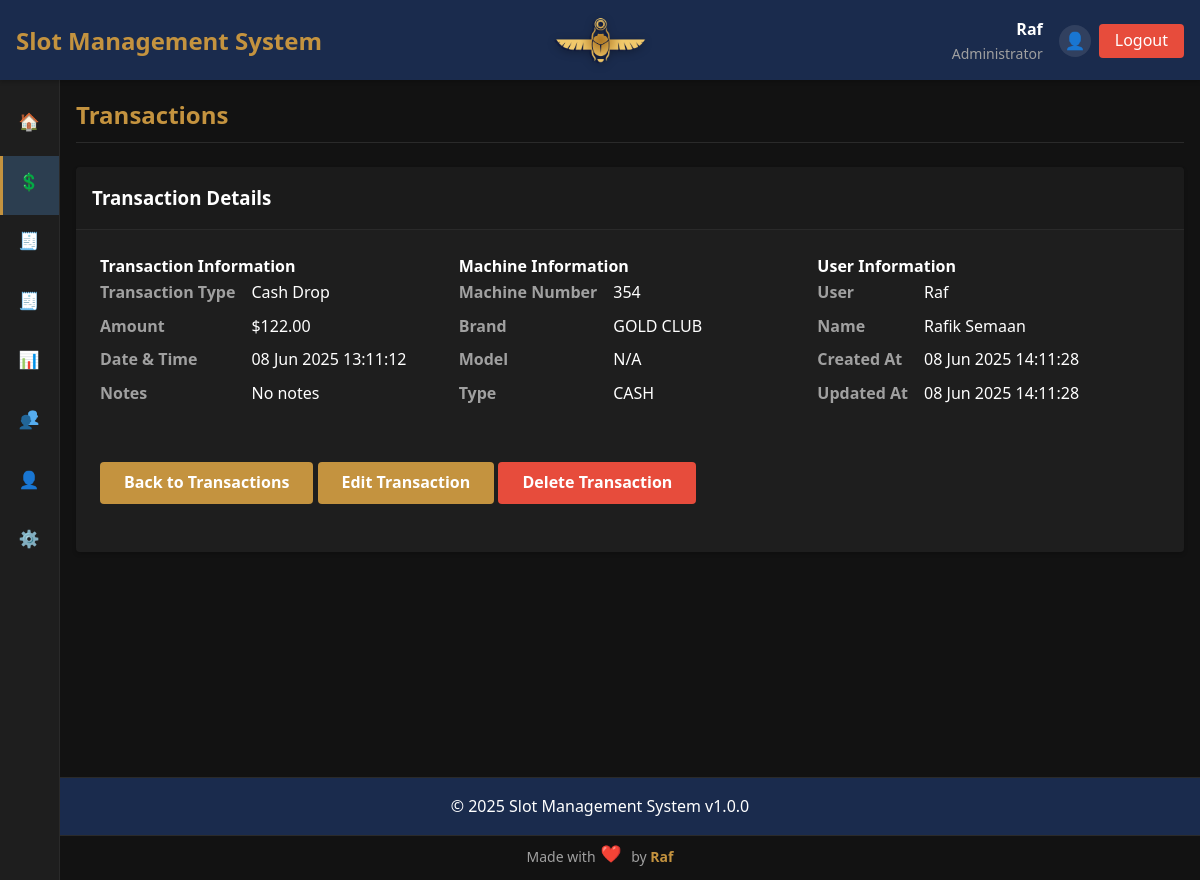
The page /index.php?page=transactions&action=view&id=70 (signed in) on the database as committed earlier.
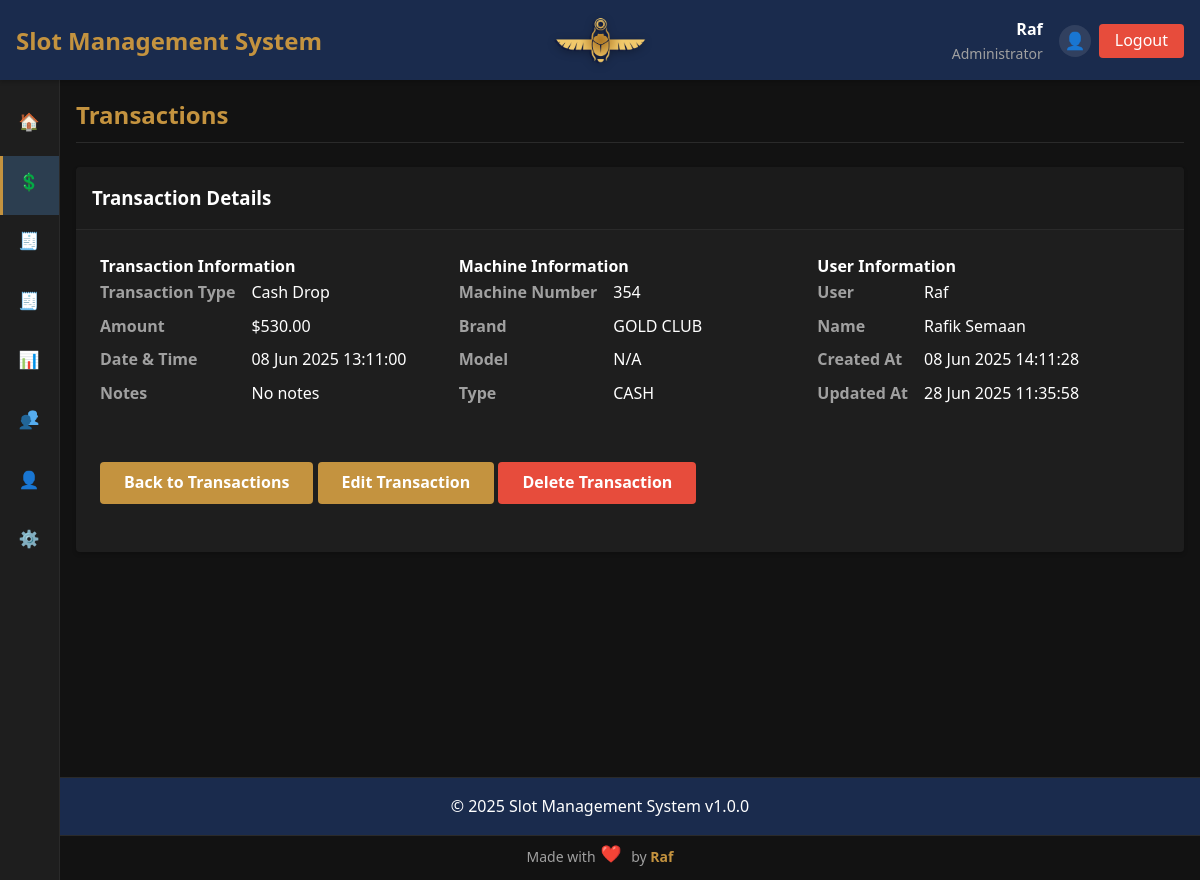
The same page on the database as committed later.
### tables this page shows
CREATE TABLE `transactions` (
  `id` int NOT NULL AUTO_INCREMENT,
  `machine_id` int NOT NULL,
  `transaction_type_id` int NOT NULL,
  `amount` decimal(10,2) NOT NULL,
  `timestamp` timestamp NOT NULL DEFAULT CURRENT_TIMESTAMP,
  `user_id` int NOT NULL,
  `notes` text,
  `created_at` timestamp NULL DEFAULT CURRENT_TIMESTAMP,
  `updated_at` timestamp NULL DEFAULT CURRENT_TIMESTAMP ON UPDATE CURRENT_TIMESTAMP,
  PRIMARY KEY (`id`),
  KEY `machine_id` (`machine_id`),
  KEY `transaction_type_id` (`transaction_type_id`),
  KEY `user_id` (`user_id`)
);

CREATE TABLE `transaction_types` (
  `id` int NOT NULL AUTO_INCREMENT,
  `name` varchar(50) NOT NULL,
  `category` enum('OUT','DROP') NOT NULL,
  `description` text,
  `created_at` timestamp NULL DEFAULT CURRENT_TIMESTAMP,
  `updated_at` timestamp NULL DEFAULT CURRENT_TIMESTAMP ON UPDATE CURRENT_TIMESTAMP,
  PRIMARY KEY (`id`),
  UNIQUE KEY `name` (`name`)
);

CREATE TABLE `machines` (
  `id` int NOT NULL AUTO_INCREMENT,
  `machine_number` varchar(50) NOT NULL,
  `brand_id` int DEFAULT NULL,
  `model` varchar(100) NOT NULL,
  `type_id` int DEFAULT NULL,
  `credit_value` decimal(10,2) NOT NULL,
  `manufacturing_year` int DEFAULT NULL,
  `ip_address` varchar(15) DEFAULT NULL,
  `mac_address` varchar(17) DEFAULT NULL,
  `serial_number` varchar(100) DEFAULT NULL,
  `status` enum('Active','Inactive','Maintenance','Reserved') NOT NULL DEFAULT 'Active',
  `created_at` timestamp NULL DEFAULT CURRENT_TIMESTAMP,
  `updated_at` timestamp NULL DEFAULT CURRENT_TIMESTAMP ON UPDATE CURRENT_TIMESTAMP,
  PRIMARY KEY (`id`),
  UNIQUE KEY `machine_number` (`machine_number`),
  UNIQUE KEY `serial_number` (`serial_number`),
  KEY `brand_id` (`brand_id`),
  KEY `type_id` (`type_id`)
);

CREATE TABLE `brands` (
  `id` int NOT NULL AUTO_INCREMENT,
  `name` varchar(100) NOT NULL,
  `description` text,
  `created_at` timestamp NULL DEFAULT CURRENT_TIMESTAMP,
  `updated_at` timestamp NULL DEFAULT CURRENT_TIMESTAMP ON UPDATE CURRENT_TIMESTAMP,
  PRIMARY KEY (`id`),
  UNIQUE KEY `name` (`name`)
);

CREATE TABLE `machine_types` (
  `id` int NOT NULL AUTO_INCREMENT,
  `name` varchar(50) NOT NULL,
  `description` text,
  `created_at` timestamp NULL DEFAULT CURRENT_TIMESTAMP,
  `updated_at` timestamp NULL DEFAULT CURRENT_TIMESTAMP ON UPDATE CURRENT_TIMESTAMP,
  PRIMARY KEY (`id`),
  UNIQUE KEY `name` (`name`)
);

CREATE TABLE `users` (
  `id` int NOT NULL AUTO_INCREMENT,
  `username` varchar(50) NOT NULL,
  `password` varchar(255) NOT NULL,
  `name` varchar(100) NOT NULL,
  `email` varchar(100) NOT NULL,
  `role` enum('admin','editor','viewer') NOT NULL,
  `status` enum('Active','Inactive','Maintenance','Reserved') NOT NULL DEFAULT 'Active',
  `created_at` timestamp NULL DEFAULT CURRENT_TIMESTAMP,
  `updated_at` timestamp NULL DEFAULT CURRENT_TIMESTAMP ON UPDATE CURRENT_TIMESTAMP,
  PRIMARY KEY (`id`),
  UNIQUE KEY `username` (`username`),
  UNIQUE KEY `email` (`email`)
);

### includes/functions.php (called while the page is built, shortened)
<?php
if (!function_exists('format_datetime')) {
    function format_datetime($timestamp, $format = 'd M Y H:i:s') {
        try {
            $dt = new DateTime($timestamp, new DateTimeZone('UTC'));
            $dt->setTimezone(new DateTimeZone('Africa/Cairo'));
            return $dt->format($format);
        } catch (Exception $e) {
            return 'Invalid date';
        }
    }
}
function has_permission($required_role) {
    $user_role = $_SESSION['user_role'] ?? '';
    if ($user_role === 'admin') {
        return true;
    }
    return false;
}
function format_currency($amount) {
    return '$' . number_format((float)$amount, 2);
}
?>

### pages/transactions/view.php (the view, shortened to what this page needs)
<?php
$transaction_id = $_GET['id'];
try {
    $stmt = $conn->prepare("
        SELECT t.*,
               m.machine_number, m.model,
               mt.name as machine_type,
               b.name as brand_name,
               tt.name as transaction_type, tt.category,
               u.username, u.name as user_name
        FROM transactions t
        JOIN machines m ON t.machine_id = m.id
        LEFT JOIN machine_types mt ON m.type_id = mt.id
        LEFT JOIN brands b ON m.brand_id = b.id
        JOIN transaction_types tt ON t.transaction_type_id = tt.id
        JOIN users u ON t.user_id = u.id
        WHERE t.id = ?
    ");
    $stmt->execute([$transaction_id]);
    $transaction = $stmt->fetch();
} catch (PDOException $e) {
    header("Location: index.php?page=transactions&message=Error retrieving transaction: " . urlencode($e->getMessage()));
    exit;
}
?>
<div class="transaction-view fade-in">
    <div class="card">
        <div class="card-header">
            <h3>Transaction Details</h3>
        </div>
        <div class="card-body">
            <div class="row">
                <div class="col">
                    <h4 class="section-title">Transaction Information</h4>
                    <dl class="detail-list">
                        <dt>Transaction Type</dt>
                        <dd>
                            <span <?php echo strtolower($transaction['category']); ?>">
                                <?php echo htmlspecialchars($transaction['transaction_type']); ?>
                            </span>
                        </dd>
                        <dt>Amount</dt>
                        <dd><?php echo format_currency($transaction['amount']); ?></dd>
                        <dt>Date & Time</dt>
                        <dd><?php echo htmlspecialchars(format_datetime($transaction['timestamp'], 'd M Y H:i:s')); ?></dd>
                        <dt>Notes</dt>
                        <dd><?php echo nl2br(htmlspecialchars($transaction['notes'] ?? 'No notes')); ?></dd>
                    </dl>
                </div>
                <div class="col">
                    <h4 class="section-title">Machine Information</h4>
                    <dl class="detail-list">
                        <dt>Machine Number</dt>
                        <dd><?php echo htmlspecialchars($transaction['machine_number']); ?></dd>
                        <dt>Brand</dt>
                        <dd><?php echo htmlspecialchars($transaction['brand_name'] ?? 'N/A'); ?></dd>
                        <dt>Model</dt>
                        <dd><?php echo htmlspecialchars($transaction['model']); ?></dd>
                        <dt>Type</dt>
                        <dd><?php echo htmlspecialchars($transaction['machine_type']); ?></dd>
                    </dl>
                </div>
                <div class="col">
                    <h4 class="section-title">User Information</h4>
                    <dl class="detail-list">
                        <dt>User</dt>
                        <dd><?php echo htmlspecialchars($transaction['username']); ?></dd>
                        <dt>Name</dt>
                        <dd><?php echo htmlspecialchars($transaction['user_name']); ?></dd>
                        <dt>Created At</dt>
                        <dd><?php echo format_datetime($transaction['created_at'], 'd M Y H:i:s'); ?></dd>
                        <dt>Updated At</dt>
                        <dd><?php echo format_datetime($transaction['updated_at'], 'd M Y H:i:s'); ?></dd>
                    </dl>
                </div>
            </div>
            <div class="form-group" style="margin-top: 2rem;">
                <a href="index.php?page=transactions" class="btn btn-primary">Back to Transactions</a>
                <?php if ($can_edit): ?>
                    <a href="index.php?page=transactions&action=edit&id=<?php echo $transaction_id; ?>" class="btn btn-primary">Edit Transaction</a>
                    <a href="index.php?page=transactions&action=delete&id=<?php echo $transaction_id; ?>" class="btn btn-danger" onclick="return confirm('Are you sure you want to delete this transaction?')">Delete Transaction</a>
                <?php endif; ?>
            </div>
        </div>
    </div>
</div>

Rows that differ between the two databases and show on the page:
changed transactions "No notes": amount "$122.00" → "$530.00"; timestamp "08 Jun 2025 13:11:12" → "08 Jun 2025 13:11:00"; updated_at "08 Jun 2025 14:11:28" → "28 Jun 2025 11:35:58"
